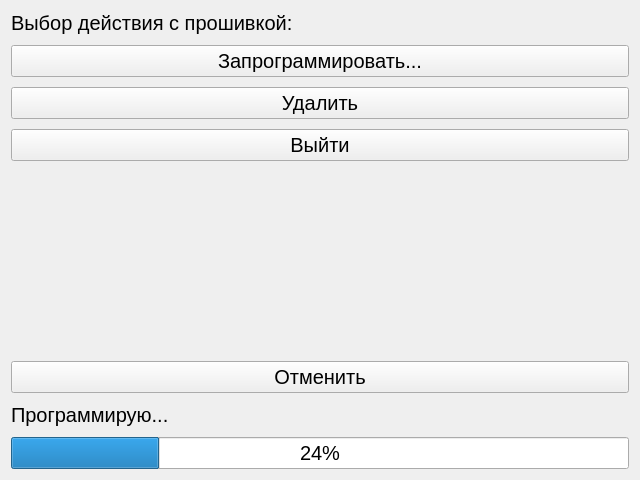
<?xml version="1.0" encoding="UTF-8"?>
<ui version="4.0">
 <class>CtrlForm</class>
 <widget class="QWidget" name="CtrlForm">
  <property name="geometry">
   <rect>
    <x>0</x>
    <y>0</y>
    <width>640</width>
    <height>480</height>
   </rect>
  </property>
  <property name="sizePolicy">
   <sizepolicy hsizetype="Fixed" vsizetype="Fixed">
    <horstretch>0</horstretch>
    <verstretch>0</verstretch>
   </sizepolicy>
  </property>
  <property name="windowTitle">
   <string>Form</string>
  </property>
  <layout class="QVBoxLayout" name="verticalLayout">
   <property name="spacing">
    <number>10</number>
   </property>
   <item>
    <layout class="QVBoxLayout" name="verticalLayout_2">
     <item>
      <widget class="QLabel" name="infoLabel">
       <property name="font">
        <font>
         <pointsize>15</pointsize>
        </font>
       </property>
       <property name="text">
        <string>Выбор действия с прошивкой:</string>
       </property>
      </widget>
     </item>
     <item>
      <widget class="QPushButton" name="progButton">
       <property name="font">
        <font>
         <pointsize>15</pointsize>
        </font>
       </property>
       <property name="text">
        <string>Запрограммировать...</string>
       </property>
      </widget>
     </item>
     <item>
      <widget class="QPushButton" name="delButton">
       <property name="font">
        <font>
         <pointsize>15</pointsize>
        </font>
       </property>
       <property name="text">
        <string>Удалить</string>
       </property>
      </widget>
     </item>
     <item>
      <widget class="QPushButton" name="exitButton">
       <property name="font">
        <font>
         <pointsize>15</pointsize>
        </font>
       </property>
       <property name="text">
        <string>Выйти</string>
       </property>
      </widget>
     </item>
    </layout>
   </item>
   <item>
    <spacer name="verticalSpacer">
     <property name="orientation">
      <enum>Qt::Vertical</enum>
     </property>
     <property name="sizeHint" stdset="0">
      <size>
       <width>20</width>
       <height>40</height>
      </size>
     </property>
    </spacer>
   </item>
   <item>
    <layout class="QVBoxLayout" name="verticalLayout_3">
     <item>
      <widget class="QPushButton" name="cancelButton">
       <property name="font">
        <font>
         <pointsize>15</pointsize>
        </font>
       </property>
       <property name="text">
        <string>Отменить</string>
       </property>
      </widget>
     </item>
     <item>
      <widget class="QLabel" name="doLabel">
       <property name="font">
        <font>
         <pointsize>15</pointsize>
        </font>
       </property>
       <property name="text">
        <string>Программирую...</string>
       </property>
      </widget>
     </item>
     <item>
      <widget class="QProgressBar" name="doProgBar">
       <property name="font">
        <font>
         <pointsize>15</pointsize>
        </font>
       </property>
       <property name="value">
        <number>24</number>
       </property>
      </widget>
     </item>
    </layout>
   </item>
  </layout>
 </widget>
 <resources/>
 <connections/>
</ui>
